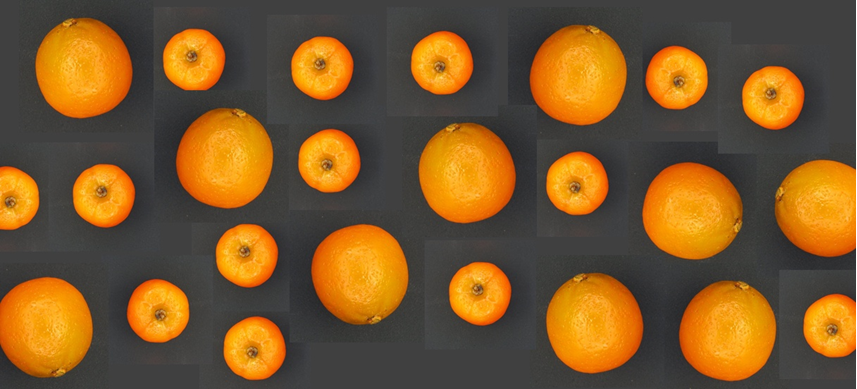
%> input picture nm.png, 857 x 389 px
$ octave supervisaFlechas.m   (GNU Octave 9; MATLAB toolbox functions it lacks are replaced by stand-ins)
%> lines starting %> are read from the running program, lines starting %| are printed output that depends on the picture; in (x1, y1, x2, y2) boxes, pixels count from 0 and x2, y2 are one past the last pixel; in counts of white or black regions, pixels touching at a corner belong together; the program's own positions count from 1
%> further down, I is the input picture: size 389x857x3 uint8; mean R, G, B 122.5, 87.8, 43.3
### mandarinasNaranjasExtraccion.m
function features = mandarinasNaranjasExtraccion( I)
%UNTITLED3 Summary of this function goes here
%   Detailed explanation goes here

gr=rgb2gray(I);
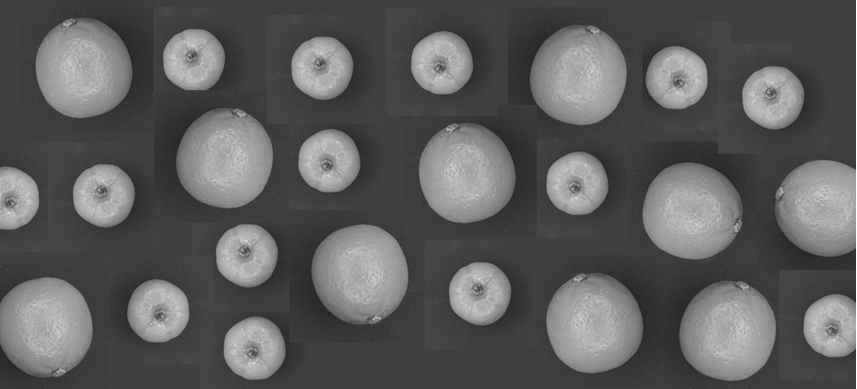
%> gr: size 389x857 uint8; min 37, max 255, mean 93.1
bw=im2bw(gr,0.5);   %Binarizar
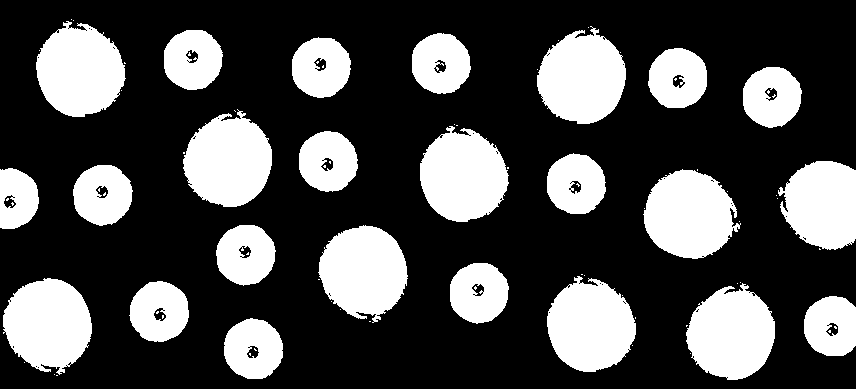
%> bw: size 389x857 logical; 29.9% white; 81 white regions (58 under 20 px), largest, box (x1, y1, x2, y2) and area: (778, 0, 857, 389) 8330, (183, 109, 272, 207) 6287, (643, 169, 741, 259) 6287
bw2=bwperim(bw);    %Detectar Perimetro
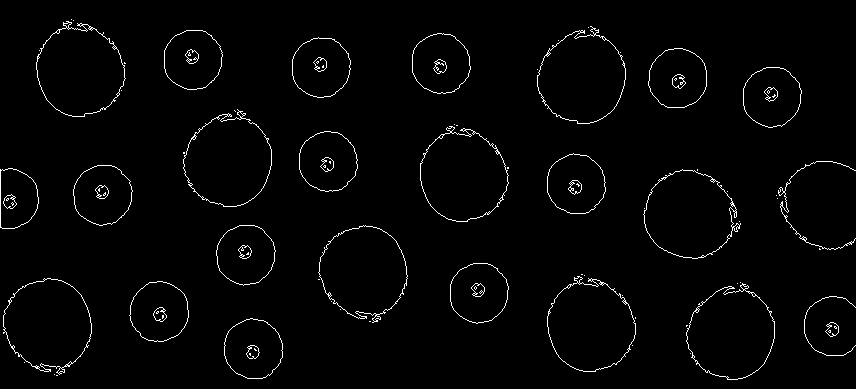
%> bw2: size 389x857 logical; 2.1% white in thin lines or dots
bw3=imfill(bw2,'holes');  		%Rellenar contenido de Perimetro
%> bw3: size 389x857 logical; 30.3% white; 60 white regions (37 under 20 px), largest, box (x1, y1, x2, y2) and area: (778, 0, 857, 389) 8439, (537, 26, 626, 124) 6297, (183, 109, 272, 207) 6297
bw4=imopen(bw3,ones(5));
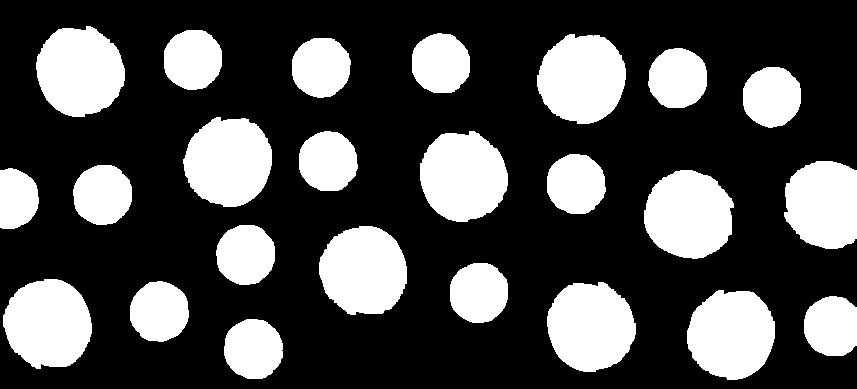
%> bw4: size 389x857 logical; 29.8% white; 24 white regions, largest, box (x1, y1, x2, y2) and area: (537, 34, 626, 124) 6199, (36, 26, 125, 117) 6196, (420, 131, 508, 222) 6189
[L,num]=bwlabel(bw4);
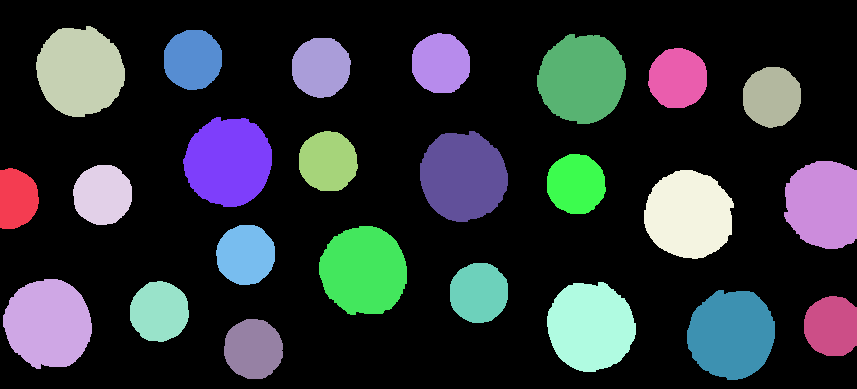
%> L: size 389x857 double; 25 distinct labels, from 0 to 24; one colour per label, 0 black
%> num = 24
features = zeros(num,7);
disp('Extrayendo Momentos de Hu...');
for i=1:num
    R = L==i;
    figure(2)
    imshow(R);
    pause(0);
    HM = HuMom(R);
    features(i,:) = HM;
end
%> this loop made 24 passes
%> (A in HuMom, i_m in HuMom, j_m in HuMom, u00 in HuMom, u002 in HuMom, u0025 in HuMom, u0015 in HuMom, n02 in HuMom) on passes 1, 4, 5, 6, 9, 11, 13, 15, 16, 17: (1962, 199.3, 17.57, 1962, 3849444, 170509078.6, 86905.7, 0.0544), (2814, 195.4, 103.2, 2814, 7918596, 420058940.6, 149274.7, 0.0783), (2821, 312.2, 159.9, 2821, 7958041, 422676123.2, 149832, 0.0782), (2806, 60.22, 193.4, 2806, 7873636, 417079809.7, 148638.6, 0.0779), (2815, 349.6, 254, 2815, 7924225, 420432226.8, 149354.3, 0.0783), (2813, 162, 328.6, 2813, 7912969, 419685853.4, 149195.1, 0.0782), (2803, 64.03, 441.4, 2803, 7856809, 415965914.2, 148400.3, 0.0781), (2811, 293.4, 479.4, 2811, 7901721, 418940275.5, 149036, 0.0779), (6199, 79.17, 582.7, 6199, 38427601, 3.03e+09, 488070.4, 0.0787), (2810, 184.7, 576.6, 2810, 7896100, 418567784.9, 148956.5, 0.0782)
%> (A in HuMom, i_m in HuMom, j_m in HuMom, u00 in HuMom, u002 in HuMom, u0025 in HuMom, u0015 in HuMom, n02 in HuMom) on passes 2, 3, 7, 8, 10, 12: (6177, 324.3, 48.69, 6177, 38155329, 3e+09, 485474.5, 0.0786), (6196, 72.01, 80.52, 6196, 38390416, 3.02e+09, 487716.1, 0.0784), (6184, 162.4, 229, 6184, 38241856, 3.01e+09, 486299.9, 0.0787), (2815, 255.3, 246.2, 2815, 7924225, 420432226.8, 149354.3, 0.0781), (2812, 68, 321.6, 2812, 7907344, 419312965, 149115.6, 0.0783), (6148, 271.3, 364.3, 6148, 37797904, 2.96e+09, 482059.7, 0.0785)
%> pass 1, in mandarinasNaranjasExtraccion, `R = L==i;`:
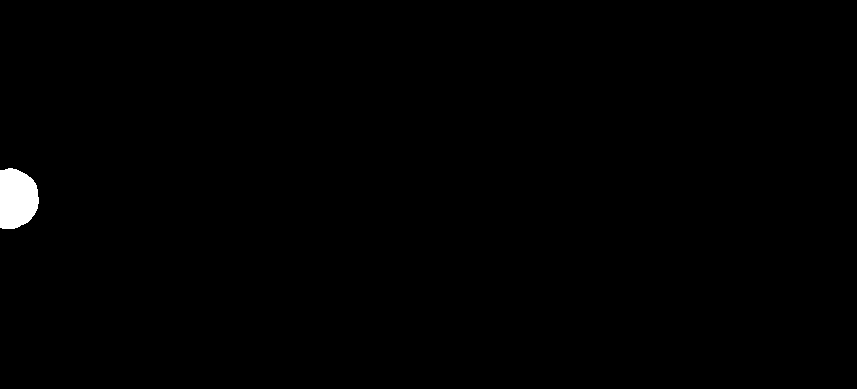
%> R: size 389x857 logical; 0.59% white; 1 white region, box (x1, y1, x2, y2) and area: (0, 168, 39, 229) 1962
%> pass 3, in mandarinasNaranjasExtraccion, `R = L==i;`:
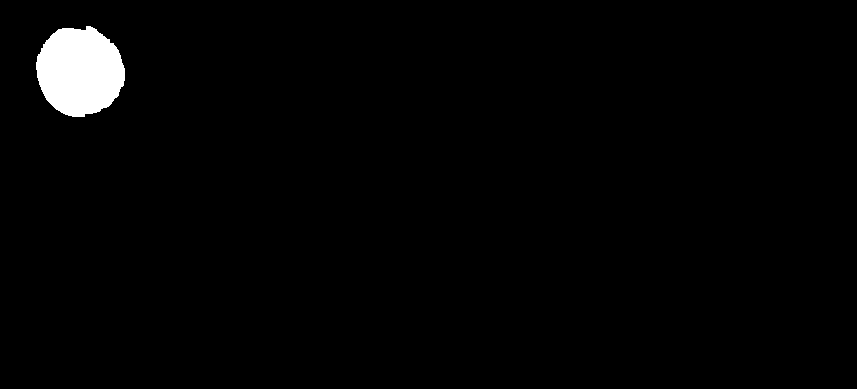
%> R: size 389x857 logical; 1.9% white; 1 white region, box (x1, y1, x2, y2) and area: (36, 26, 125, 117) 6196
imshow(bw4)

### HuMom.m
function HM = HuMom(R)
% Invariantsmomente nach Hu, SHA0024
% Hu, M-K.: "Visual Pattern Recognition by Moment Invariants",
% IRE Trans. Info. Theory  IT-8:179-187: 1962.
% D.Mery, TU-Berlin, 11.07.00
% D.Mery, DCC-UC, April 2008

[Ireg,Jreg] = find(R==1); % Pixel of the region
A   = length(Ireg);
I0  = ones(A,1);
J0  = ones(A,1);
i_m = mean(Ireg);
j_m = mean(Jreg);
I1 = Ireg - i_m*ones(A,1);
J1 = Jreg - j_m*ones(A,1);
I2 = I1.*I1;
J2 = J1.*J1;
I3 = I2.*I1;
J3 = J2.*J1;
% Zentralmomente
u00 = A; %u00 = m00 = (I0'*J0);
u002 = u00*u00;
u0025 = u00^2.5;
u0015 = u00^1.5;
n02 = (I0'*J2)/u002;
n20 = (I2'*J0)/u002;
n11 = (I1'*J1)/u002;
n12 = (I1'*J2)/u0025;
n21 = (I2'*J1)/u0025;
n03 = (I0'*J3)/u0025;
n30 = (I3'*J0)/u0025;

f1 = n20+n02;
f2 = (n20-n02)^2 + 4*n11^2;
f3 = (n30-3*n12)^2+(3*n21-n03)^2;
f4 = (n30+n12)^2+(n21+n03)^2;
f5 = (n30-3*n12)*(n30+n12)*((n30+n12)^2 - 3*(n21+n03)^2) + (3*n21-n03)*(n21+n03)*(3*(n30+n12)^2 - (n21+n03)^2);
f6 = (n20-n02)*((n30+n12)^2 - (n21+n03)^2) + 4*n11*(n30+n12)*(n21+n03);
f7 = (3*n21-n03)*(n30+n12)*((n30+n12)^2 - 3*(n21+n03)^2) - (n30-3*n12)*(n21+n03)*(3*(n30+n12)^2 - (n21+n03)^2);

HM = [f1 f2 f3 f4 f5 f6 f7];

### supervisaFlechas.m
I=imread('nm.png');
%supervisado=mandarinasNaranjasSupervicion(I);
mhu=mandarinasNaranjasExtraccion(I);
